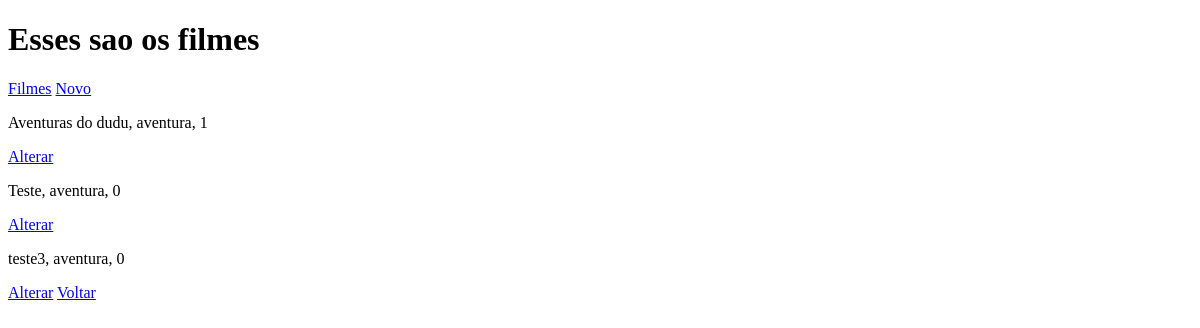
Before: /list_filmes/ with the older database file.
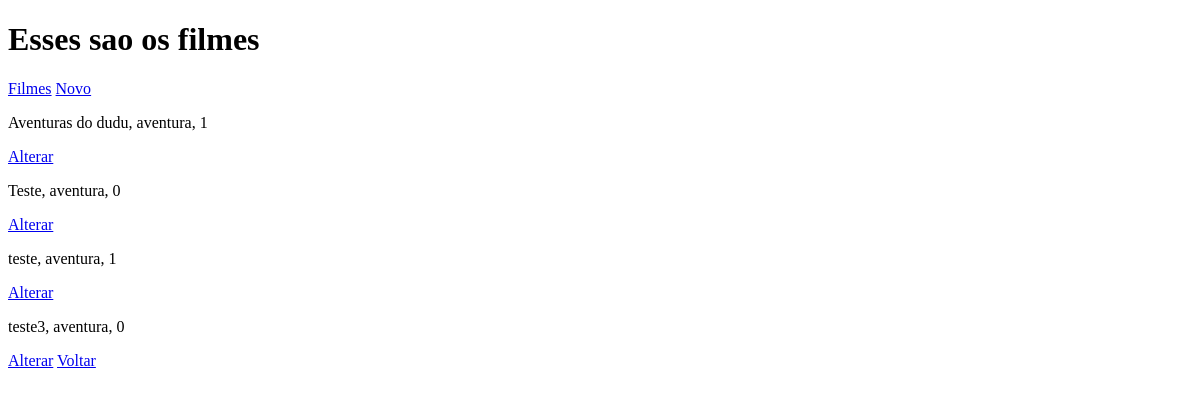
After: the same page with the newer database file.
### filme/models.py (models this page shows, shortened)
class Filmes(models.Model):
    filme = models.CharField('Nome', max_length=100)
    genero = models.ForeignKey(Generos, on_delete=models.PROTECT)
    quantidade = models.IntegerField('Quantidade', default=0)
    preco = models.FloatField('Preço', max_length=8)
    class Meta:
        verbose_name = 'Filme'
        verbose_name_plural = 'Filmes'
        ordering = ['filme']

class Generos(models.Model):
    genero = models.CharField('Genero', max_length=100)
    def __str__(self):
        return self.genero
    class Meta:
        verbose_name = 'Genero'
        verbose_name_plural = 'Generos'
        ordering = ['genero']

### filme/views.py (the view)
# urls.py: path('list_filmes/', list_filmes, name='list_filmes'),
def list_filmes(request):
    filmes = Filmes.objects.all()
    template_name = 'list_filmes.html'
    context = {
         'filmes': filmes,
         'mensagem': 'Esses sao os filmes'
         }
    return render(request, template_name, context)

### filme/templates/list_filmes.html (shortened to what this page needs)
<!DOCTYPE html>
<html lang="en">
<head>
</head>
<body>
{% extends 'base.html' %}
{% block conteudo %}
    <a href="{% url 'new_filmes' %}">Novo</a>
    {% for filme in filmes %}
        <p>{{ filme.filme }}, {{ filme.genero }}, {{ filme.quantidade }}</p>
        <a href="{% url 'update_filmes' filme.id %}">Alterar</a>
    {% endfor %}
    <a href="{% url 'index' %}">Voltar</a>
{% endblock %}

Changed rows visible on the page:
added Filmes: filme "teste", genero "aventura", quantidade "1"
